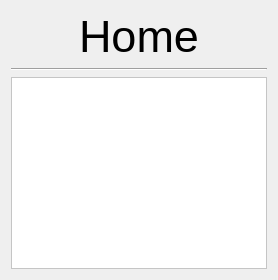
          <widget class="QWidget" name="Home">
           <layout class="QGridLayout" name="gridLayout_14">
            <item row="0" column="0">
             <widget class="QLabel" name="label_40">
              <property name="sizePolicy">
               <sizepolicy hsizetype="Preferred" vsizetype="Preferred">
                <horstretch>1</horstretch>
                <verstretch>0</verstretch>
               </sizepolicy>
              </property>
              <property name="font">
               <font>
                <pointsize>34</pointsize>
               </font>
              </property>
              <property name="styleSheet">
               <string notr="true">border: None;</string>
              </property>
              <property name="text">
               <string>Home</string>
              </property>
              <property name="alignment">
               <set>Qt::AlignCenter</set>
              </property>
             </widget>
            </item>
            <item row="1" column="0">
             <widget class="Line" name="line_6">
              <property name="sizePolicy">
               <sizepolicy hsizetype="Expanding" vsizetype="Fixed">
                <horstretch>1</horstretch>
                <verstretch>0</verstretch>
               </sizepolicy>
              </property>
              <property name="orientation">
               <enum>Qt::Horizontal</enum>
              </property>
             </widget>
            </item>
            <item row="2" column="0">
             <widget class="QTextBrowser" name="textBrowser_4">
              <property name="styleSheet">
               <string notr="true">background-color: white</string>
              </property>
              <property name="source">
               <url>
                <string>qrc:/HomePageText.html</string>
               </url>
              </property>
             </widget>
            </item>
           </layout>
          </widget>
